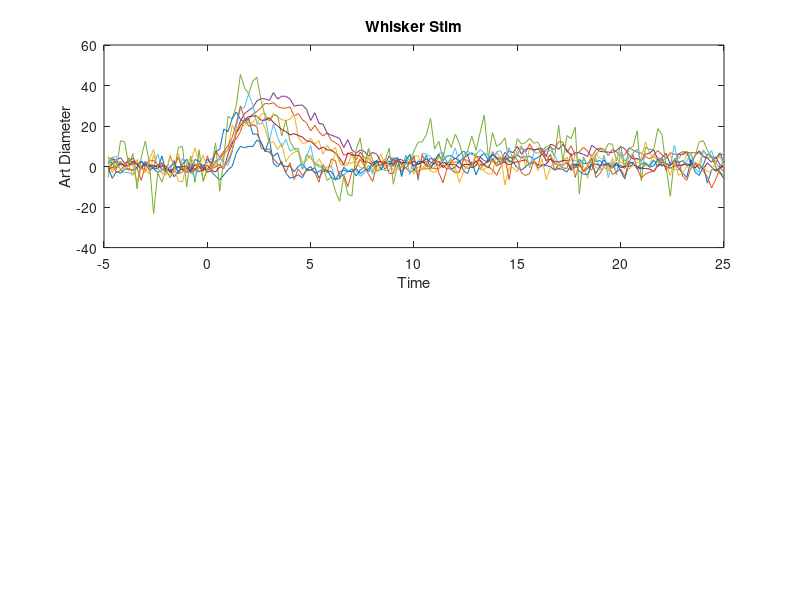

MATLAB code to generate this figure: (Note: this script raises an error after producing the figure.)


clear all
close all

smw=10;

load Fig3H_WhiskerArt_GCaMPexp

figure(1), clf,
subplot(211), plot(tt,all_WhiskerPerArt),
ylabel('Art Diameter'), xlabel('Time'), title('Whisker Stim'), dofontsize(18), set(gca,'FontSize',14),
subplot(212), plot(tt,all_WhiskerPerSm),
ylabel('SMC Calcium'), xlabel('Time'), dofontsize(18), set(gca,'FontSize',14),

all_WhiskerPerArt_orig=all_WhiskerPerArt;
all_WhiskerPerSm_orig=all_WhiskerPerSm;
all_WhiskerPerArt=tcdetrend(all_WhiskerPerArt,1,[1 20 131 150]);
all_WhiskerPerSm=tcdetrend(all_WhiskerPerSm,1,[1 20 131 150]);

tmpArt_mean=tc_stats3(all_WhiskerPerArt_Mean,tt); 
for mm=1:size(all_WhiskerPerArt,2), 
    tmpArt(:,mm)=tc_stats3(all_WhiskerPerArt(:,mm),tt); 
    tmpArts(:,mm)=tc_stats3(mysmooth(all_WhiskerPerArt(:,mm),smw),tt); 
    %tc_stats3(all_WhiskerPerArt(:,mm),tt); pause,
end;

tmpSm_mean=tc_stats3(all_WhiskerPerSm_Mean*-1,tt); 
for mm=1:size(all_WhiskerPerSm,2),
    tmpSm(:,mm)=tc_stats3(all_WhiskerPerSm(:,mm)*-1,tt); 
    tmpSms(:,mm)=tc_stats3(mysmooth(all_WhiskerPerSm(:,mm),smw)*-1,tt); 
    %tc_stats3(all_WhiskerPerSm(:,mm)*-1,tt); pause,
end;

figure(1), tc_stats3(all_WhiskerPerArt_Mean,tt); %pause,
figure(1), tc_stats3(all_WhiskerPerSm_Mean*-1,tt); %pause,

disp('WHISKER Art and Sm below:');
tmpii=find(tmpArts(12,:)<3);
[tmpArt_mean([12 16 20]) mean(tmpArts([12 16 20],tmpii),2) std(tmpArts([12 16 20],tmpii),[],2) ones(3,1)*length(tmpii)],
tmpii=find(tmpSms(12,:)<3);
[tmpSm_mean([12 16 20]) mean(tmpSms([12 16 20],tmpii),2) std(tmpSms([12 16 20],tmpii),[],2) ones(3,1)*length(tmpii)],

%clear tmp*



load Fig3H_WhiskerCap_GCaMPexp

all_WhiskerPerCap=double(all_WhiskerPerCap);
all_WhiskerPerCap_Mean=double(all_WhiskerPerCap_Mean);
all_WhiskerPerCap_SEM=double(all_WhiskerPerCap_SEM);

all_WhiskerPerCap_orig=all_WhiskerPerCap;
all_WhiskerPerPericyte_orig=all_WhiskerPerPericyte;
all_WhiskerPerCap=tcdetrend(all_WhiskerPerCap,1,[1 20 131 150]);
all_WhiskerPerPericyte=tcdetrend(all_WhiskerPerPericyte,1,[1 20 131 150]);

figure(3), clf,
subplot(211), plot(tt,double(all_WhiskerPerCap)),
ylabel('Cap Diameter'), xlabel('Time'), title('Whisker Stim'), dofontsize(18), set(gca,'FontSize',14),
subplot(212), plot(tt,all_WhiskerPerPericyte),
ylabel('Pericyte Calcium'), xlabel('Time'), dofontsize(18), set(gca,'FontSize',14),

figure(4), clf,
subplot(211),
plotmsd4(tt,[all_WhiskerPerArt_Mean all_WhiskerPerSm_Mean*-1],[all_WhiskerPerArt_SEM all_WhiskerPerArt_SEM])
ylabel('Art and SMC Changes'), xlabel('Time'), title('Whisker Stim'), dofontsize(18), set(gca,'FontSize',14),
subplot(212),
plotmsd4(tt,[all_WhiskerPerCap_Mean all_WhiskerPerPericyte_Mean*-1],[all_WhiskerPerCap_SEM all_WhiskerPerPericyte_SEM])
ylabel('Cap and Per Changes'), xlabel('Time'), dofontsize(18), set(gca,'FontSize',14),


tmpCap_mean=tc_stats3(all_WhiskerPerCap_Mean,tt); 
for mm=1:size(all_WhiskerPerCap,2), 
    tmpCap(:,mm)=tc_stats3(all_WhiskerPerCap(:,mm),tt); 
    tmpCaps(:,mm)=tc_stats3(mysmooth(all_WhiskerPerCap(:,mm),smw),tt); 
    %tc_stats3(all_WhiskerPerCap(:,mm),tt); pause,
end;

tmpPer_mean=tc_stats3(all_WhiskerPerPericyte_Mean*-1,tt); 
for mm=1:size(all_WhiskerPerPericyte,2), 
    tmpPer(:,mm)=tc_stats3(all_WhiskerPerPericyte(:,mm)*-1,tt); 
    tmpPers(:,mm)=tc_stats3(mysmooth(all_WhiskerPerPericyte(:,mm),smw)*-1,tt); 
    %tc_stats3(all_WhiskerPerPericyte(:,mm)*-1,tt); pause,
end;

figure(1), tc_stats3(all_WhiskerPerCap_Mean,tt); %pause,
figure(1), tc_stats3(all_WhiskerPerPericyte_Mean*-1,tt); %pause,

disp('WHISKER Cap and Per below:');
tmpii=find(tmpCaps(12,:)<3);
[tmpCap_mean([12 16 20]) mean(tmpCaps([12 16 20],tmpii),2) std(tmpCaps([12 16 20],tmpii),[],2) ones(3,1)*length(tmpii)],
tmpii=find(tmpPers(12,:)<3);
[tmpPer_mean([12 16 20]) mean(tmpPers([12 16 20],tmpii),2) std(tmpPers([12 16 20],tmpii),[],2) ones(3,1)*length(tmpii)],

tmpii=find(tmpArt(12,:)<3);
tmpArt([12 16],tmpii)'

tmpii=find(tmpSm(12,:)<3);
tmpSm([12 16],tmpii)'

tmpii=find(tmpCap(12,:)<3);
tmpCap([12 16],tmpii)'

tmpii=find(tmpPer(12,:)<3);
tmpPer([12 16],tmpii)'

%clear tmp*



load Fig3H_StimCap_GCaMPexpV2
load Fig3H_StimVessel_GCaMPexpV2
load Fig3G_StimPericyte_GCaMPexpV2
load Fig3G_StimVSMC_GCaMPexpV2
 
% StimCap_GCaMPexpV2 all_rr1a_percentCap all_rr1a_micronsCap
% StimVessel_GCaMPexpV2 all_rr1a_percentArt all_rr1a_micronsArt
% StimPericyte_GCaMPexpV2 all_yproj2max_percentPericyte
% StimVSMC_GCaMPexpV2 all_yproj2max_percentSM

all_StimPerCap = all_rr1a_percentCap;
all_StimPerArt = all_rr1a_percentArt;
all_StimPerPericyte = all_yproj2max_percentPericyte;
all_StimPerSm = all_yproj2max_percentSM;
nCap = size(all_StimPerCap,2);
nArt = size(all_StimPerArt,2);
nPer = size(all_StimPerPericyte,2);
nSm = size(all_StimPerSm,2);

all_StimPerArt_orig=all_StimPerArt;
all_StimPerSm_orig=all_StimPerSm;
all_StimPerArt=tcdetrend(all_StimPerArt,1,[1 20 131 150]);
all_StimPerSm=tcdetrend(all_StimPerSm,1,[1 20 131 150]);

all_StimPerCap_orig=all_StimPerCap;
all_StimPerPericyte_orig=all_StimPerPericyte;
all_StimPerCap=tcdetrend(all_StimPerCap,1,[1 20 131 150]);
all_StimPerPericyte=tcdetrend(all_StimPerPericyte,1,[1 20 131 150]);


figure(5), clf,
subplot(211), plot(tt,all_StimPerArt),
ylabel('Art Diameter'), xlabel('Time'), title('Opto Stim'), dofontsize(18), set(gca,'FontSize',14),
subplot(212), plot(tt,all_StimPerCap),
ylabel('Cap Diameter'), xlabel('Time'), dofontsize(18), set(gca,'FontSize',14),

figure(6), clf,
subplot(211), plot(tt,all_StimPerSm),
ylabel('SMC Calcium'), xlabel('Time'), title('Opto Stim'), dofontsize(18), set(gca,'FontSize',14),
subplot(212), plot(tt,all_StimPerPericyte),
ylabel('Per Calcium'), xlabel('Time'), dofontsize(18), set(gca,'FontSize',14),

figure(7), 
subplot(211),
plotmsd4(tt,[mean(all_StimPerArt,2) mean(all_StimPerSm,2)*-1],[std(all_StimPerArt,[],2)/sqrt(nArt) std(all_StimPerSm,[],2)/sqrt(nSm)])
ylabel('Art and SMC Changes'), xlabel('Time'), title('Opto Stim'), dofontsize(18), set(gca,'FontSize',14),
subplot(212),
plotmsd4(tt,[mean(all_StimPerCap,2) mean(all_StimPerPericyte,2)*-1],[std(all_StimPerCap,[],2)/sqrt(nCap) std(all_StimPerPericyte,[],2)/sqrt(nPer)])
ylabel('Cap and Per Changes'), xlabel('Time'), dofontsize(18), set(gca,'FontSize',14),


tmpOptoArt_mean=tc_stats3(mean(all_StimPerArt,2),tt); 
for mm=1:size(all_StimPerArt,2), 
    tmpOptoArt(:,mm)=tc_stats3(all_StimPerArt(:,mm),tt); 
    tmpOptoArts(:,mm)=tc_stats3(mysmooth(all_StimPerArt(:,mm),smw),tt); 
    %tc_stats3(all_OptoPerArt(:,mm),tt); pause,
end;

tmpOptoSm_mean=tc_stats3(mean(all_StimPerSm,2)*-1,tt); 
for mm=1:size(all_StimPerSm,2), 
    tmpOptoSm(:,mm)=tc_stats3(all_StimPerSm(:,mm)*-1,tt); 
    tmpOptoSms(:,mm)=tc_stats3(mysmooth(all_StimPerSm(:,mm),smw)*-1,tt); 
    %tc_stats3(all_WhiskerPerSm(:,mm)*-1,tt); pause,
end;

tmpOptoCap_mean=tc_stats3(mean(all_StimPerCap,2),tt); 
for mm=1:size(all_StimPerCap,2), 
    tmpOptoCap(:,mm)=tc_stats3(all_StimPerCap(:,mm),tt); 
    tmpOptoCaps(:,mm)=tc_stats3(mysmooth(all_StimPerCap(:,mm),smw),tt); 
    %tc_stats3(all_WhiskerPerCap(:,mm),tt); pause,
end;

tmpOptoPer_mean=tc_stats3(mean(all_StimPerPericyte,2)*-1,tt); 
for mm=1:size(all_StimPerPericyte,2), 
    tmpOptoPer(:,mm)=tc_stats3(all_StimPerPericyte(:,mm)*-1,tt); 
    tmpOptoPers(:,mm)=tc_stats3(mysmooth(all_StimPerPericyte(:,mm),smw)*-1,tt); 
    %tc_stats3(all_WhiskerPerPericyte(:,mm)*-1,tt); pause,
end;

figure(2), tc_stats3(mean(all_StimPerCap,2),tt); %pause,
figure(2), tc_stats3(mean(all_StimPerPericyte,2)*-1,tt); %pause,


disp('OPTO Art and Sm below:');
tmpii=find(tmpOptoArts(12,:)<3);
[tmpOptoArt_mean([12 16 20]) mean(tmpOptoArts([12 16 20],tmpii),2) std(tmpOptoArts([12 16 20],tmpii),[],2) ones(3,1)*length(tmpii)],
tmpii=find(tmpOptoSms(12,:)<3);
[tmpOptoSm_mean([12 16 20]) mean(tmpOptoSms([12 16 20],tmpii),2) std(tmpOptoSms([12 16 20],tmpii),[],2) ones(3,1)*length(tmpii)],

disp('OPTO Cap and Per below:');
tmpii=find(tmpOptoCaps(12,:)<3);
[tmpOptoCap_mean([12 16 20]) mean(tmpOptoCaps([12 16 20],tmpii),2) std(tmpOptoCaps([12 16 20],tmpii),[],2) ones(3,1)*length(tmpii)],
tmpii=find(tmpOptoPers(12,:)<3);    % 10 and 12 here are outliers
[tmpOptoPer_mean([12 16 20]) mean(tmpOptoPers([12 16 20],tmpii),2) std(tmpOptoPers([12 16 20],tmpii),[],2) ones(3,1)*length(tmpii)],


tmpii=find(tmpOptoArt(12,:)<3);
tmpOptoArt([12 16],tmpii)'

tmpii=find(tmpOptoSm(12,:)<3);
tmpOptoSm([12 16],tmpii)'

tmpii=find(tmpOptoCap(12,:)<3);
tmpOptoCap([12 16],tmpii)'

tmpii=find(tmpOptoPer(12,:)<3);
tmpOptoPer([12 16],tmpii)'


tmpii=find(tmpOptoArts(12,:)<3);
tmpOptoArts([12 16],tmpii)'

tmpii=find(tmpOptoSms(12,:)<3);
tmpOptoSms([12 16],tmpii)'

tmpii=find(tmpOptoCaps(12,:)<3);
tmpOptoCaps([12 16],tmpii)'

tmpii=find(tmpOptoPers(12,:)<3);
tmpOptoPers([12 16],tmpii)'



figure(11), clf,
subplot(221),
plotmsd4(tt,[all_WhiskerPerArt_Mean all_WhiskerPerCap_Mean],[all_WhiskerPerArt_SEM all_WhiskerPerCap_SEM]),
ylabel('Art and Cap Changes'), xlabel('Time'), title('Whisker Stim'), dofontsize(18), set(gca,'FontSize',14), fatlines(1),
subplot(223),
plotmsd4(tt,[all_WhiskerPerSm_Mean all_WhiskerPerPericyte_Mean],[all_WhiskerPerSm_SEM all_WhiskerPerPericyte_SEM]),
ylabel('SMC and Per Changes'), xlabel('Time'), dofontsize(18), set(gca,'FontSize',14), fatlines(1), 
subplot(222),
plotmsd4(tt,mysmooth([all_WhiskerPerArt_Mean all_WhiskerPerCap_Mean]),[all_WhiskerPerArt_SEM all_WhiskerPerCap_SEM]),
ylabel('Art and Cap Changes'), xlabel('Time'), title('Whisker Stim'), dofontsize(18), set(gca,'FontSize',14), fatlines(1),
subplot(224),
plotmsd4(tt,mysmooth([all_WhiskerPerSm_Mean all_WhiskerPerPericyte_Mean]),[all_WhiskerPerSm_SEM all_WhiskerPerPericyte_SEM]),
ylabel('SMC and Per Changes'), xlabel('Time'), dofontsize(18), set(gca,'FontSize',14), fatlines(1), 

figure(12), clf,
subplot(221),
plotmsd4(tt,[mean(all_StimPerArt,2) mean(all_StimPerCap,2)],[std(all_StimPerArt,[],2)/sqrt(nArt) std(all_StimPerCap,[],2)/sqrt(nCap)]),
ylabel('Art and Cap Changes'), xlabel('Time'), title('Opto Stim'), dofontsize(18), set(gca,'FontSize',14), fatlines(1),
subplot(223),
plotmsd4(tt,[mean(all_StimPerSm,2) mean(all_StimPerPericyte,2)],[std(all_StimPerSm,[],2)/sqrt(nCap) std(all_StimPerPericyte,[],2)/sqrt(nPer)]),
ylabel('SMC and Per Changes'), xlabel('Time'), dofontsize(18), set(gca,'FontSize',14), fatlines(1),
subplot(222),
plotmsd4(tt,[mean(mysmooth(all_StimPerArt),2) mean(mysmooth(all_StimPerCap),2)],[std(all_StimPerArt,[],2)/sqrt(nArt) std(all_StimPerCap,[],2)/sqrt(nCap)]),
ylabel('Art and Cap Changes'), xlabel('Time'), title('Opto Stim'), dofontsize(18), set(gca,'FontSize',14), fatlines(1),
subplot(224),
plotmsd4(tt,[mean(mysmooth(all_StimPerSm),2) mean(mysmooth(all_StimPerPericyte),2)],[std(all_StimPerSm,[],2)/sqrt(nCap) std(all_StimPerPericyte,[],2)/sqrt(nPer)]),
ylabel('SMC and Per Changes'), xlabel('Time'), dofontsize(18), set(gca,'FontSize',14), fatlines(1),


figure(14),
subplot(221), tc_stats3(all_StimPerCap(:,1),tt),
subplot(222), tc_stats3(all_StimPerCap(:,4),tt),
subplot(223), tc_stats3(all_StimPerPericyte(:,1)*-1,tt),
subplot(224), tc_stats3(all_StimPerPericyte(:,4)*-1,tt),

